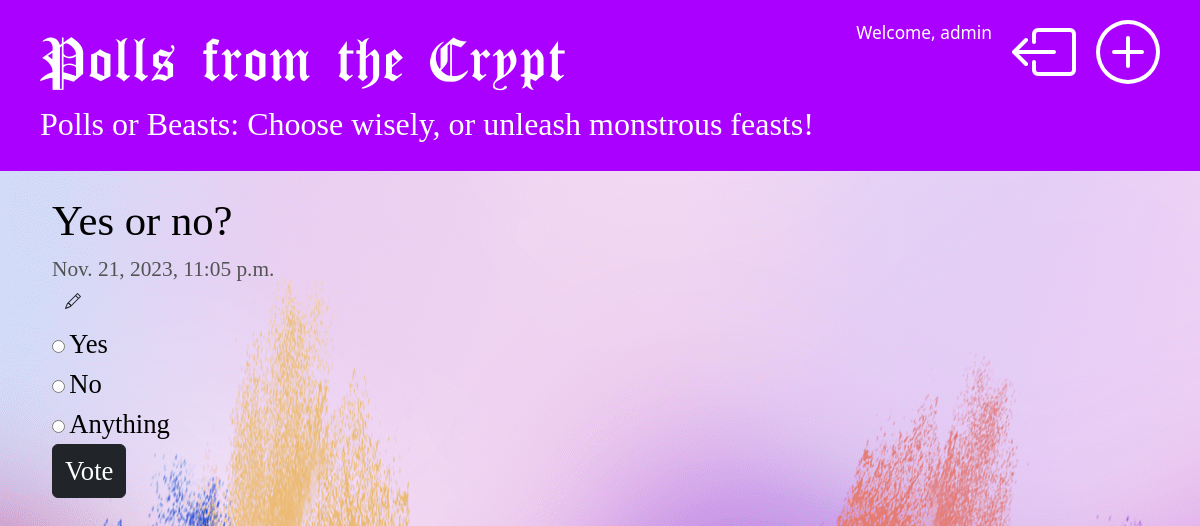
The app's page /polls/9/ (signed in) with its own data.
### polls/models.py (models this page shows, shortened)
class Question(models.Model):
    question_text = models.CharField(max_length=200)
    pub_date = models.DateTimeField("date published", blank=True, null=True)

class Choice(models.Model):
    question = models.ForeignKey(Question, on_delete=models.CASCADE)
    choice_text = models.CharField(max_length=200)
    votes = models.IntegerField(default=0)

### polls/views.py (the view)
# urls.py: path("<int:pk>/", views.DetailView.as_view(), name="detail"),
class DetailView(PollsBaseView, generic.DetailView):
    model = Question
    template_name = "polls/detail.html"
    def get_queryset(self):
        return Question.objects.filter(pub_date__lte=timezone.now())

### polls/views.py (called while the page is built)
    def get_slogan(self):
        return random.choice(self.slogans)

    def get_context_data(self, **kwargs):
        context = super().get_context_data(**kwargs)
        context['slogan'] = self.get_slogan()
        return context

### polls/templates/polls/detail.html (shortened to what this page needs)
{% extends 'polls/base.html' %}
{% load crispy_forms_tags %}
{% block content %}
    <form action="{% url 'polls:vote' question.id %}" method="post">
        <fieldset>
            <legend>
                <h1>{{ question.question_text }}</h1>
                {% if question.pub_date %}
                    <div class="date">
                        {{ question.pub_date }}
                    </div>
                {% endif %}
                {% if user.is_staff %}
                    <a class="btn btn-default" href="{% url 'polls:poll_edit' pk=question.pk %}">
                    </a>
                {% endif %}
            </legend>
            {% for choice in question.choice_set.all %}
                <input type="radio" name="choice" id="choice{{ forloop.counter }}" value="{{ choice.id }}">
                <label for="choice{{ forloop.counter }}">{{ choice.choice_text }}</label><br>
            {% endfor %}
        </fieldset>
        <input type="submit" class="btn btn-dark" value="Vote">
    </form>
{% endblock %}

### polls/templates/polls/base.html (shortened to what this page needs)
{% load static %}
<html>
    <head>
        <link href="https://cdn.jsdelivr.net/npm/bootstrap@5.3.2/dist/css/bootstrap.min.css" rel="stylesheet">
        <link rel="stylesheet" href="{% static 'polls/style.css' %}">
    </head>
    <body>
        <div class="page-header">
            {% if user.is_authenticated %}
                {% if user.is_staff %}
                    <a href="{% url 'polls:poll_new' %}" class="top-menu">
                        <span style="color: white">
                        </span>
                    </a>
                {% endif %}
                <a href="{% url 'polls:logout' %}" class="top-menu">
                    <span style="color: white">
                    </span>
                </a>
                <a href="#" class="top-menu-welcome">
                    <span style="color: white">Welcome, {{user.username}}</span>
                </a>
            {% endif %}
            <h1><a href="/polls">Polls from the Crypt</a></h1>
            <h4><a href="/polls">{{ slogan }}</a></h4>
        </div>
        <div class="content container mt-4">
            <div class="row">
                <div class="col-md-8">
                    {% block content %}
                    {% endblock %}
                </div>
            </div>
        </div>
    </body>
</html>

### polls/static/polls/style.css (style rules this page uses)
body { background: white url("images/background.png") no-repeat; }
.page-header { background-color: #aa00ff; margin-top: 0; padding: 20px 20px 20px 40px; }
.page-header h1, .page-header h1 a, .page-header h1 a:visited, .page-header h1 a:active, .page-header h2, .page-header h2 a, .page-header h2 a:visited, .page-header h2 a:active, .page-header h3, .page-header h3 a, .page-header h3 a:visited, .page-header h3 a:active .page-header h4, .page-header h4 a, .page-header h4 a:visited, .page-header h4 a:active { color: #ffffff; text-decoration: none; }
.page-header h1 { font-size: 48pt; font-family: 'CloisterBlack-Light' }
.page-header h4 { font-size: 24pt; font-family: 'WitcherHandwriting-Regular'; }
.content { margin-left: 40px; }
h1, h2, h3, h4 { font-family: Avantgarde, TeX Gyre Adventor, URW Gothic L, sans-serif; }
.content legend h1 { color: #000000; font-family: 'HalloweenNightmare'; text-decoration: none; font-size: 32pt; }
.content form fieldset label { color: #000000; font-family: 'HalloweenNightmare'; font-size: 20pt; }
.content form .btn-dark { color: #ffffff; font-family: 'HalloweenNightmare'; font-size: 20pt; }
.date { color: #535353; font-family: 'HalloweenNightmare'; font-size: 16pt; }
.top-menu, .top-menu:hover, .top-menu:visited { color: #ffffff; float: right; font-size: 26pt; margin-right: 20px; }
.top-menu-welcome, .top-menu-welcome:hover, .top-menu-welcome:visited { color: #ffffff; float: right; font-size: 13pt; margin-right: 20px; text-decoration: none; }

### records on screen
Question: question_text "Yes or no?", pub_date "Nov. 21, 2023, 11:05 p.m."
Choice: choice_text "Yes"
Choice: choice_text "No"
Choice: choice_text "Anything"

### other values on screen
{{ user.username }} "admin"
{{ slogan }} "Polls or Beasts: Choose wisely, or unleash monstrous feasts!"
